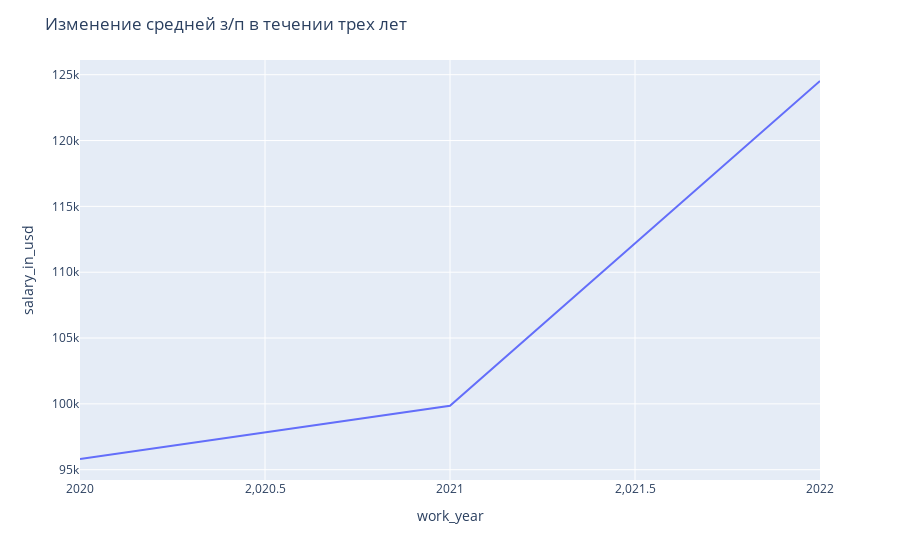

The notebook cell this image was saved under:
### Code cell
year_data = pd.DataFrame(salary_data.groupby('work_year')['salary_in_usd'].mean().reset_index().rename(columns = {'index': 'work_year', 0: 'salary_in_usd'}))

fig = px.line(data_frame = year_data, x = 'work_year', y = 'salary_in_usd')
fig.update_layout(
    title_text = 'Изменение средней з/п в течении трех лет'
)

plotly.io.write_html(fig, 'graphs\\salary_by_year.html')
fig.show()

### Figure 1 — Plotly figure (JSON) as saved in the notebook; plotly's stock layout.template omitted (floating-point values rounded to 4 significant figures)
{"data": [{"hovertemplate": "work_year=%{x}<br>salary_in_usd=%{y}<extra></extra>", "legendgroup": "", "line": {"color": "#636efa", "dash": "solid"}, "marker": {"symbol": "circle"}, "mode": "lines", "name": "", "orientation": "v", "showlegend": false, "type": "scatter", "x": [2020, 2021, 2022], "xaxis": "x", "y": [95813, 99850.0, 124500.0], "yaxis": "y"}], "layout": {"legend": {"tracegroupgap": 0}, "margin": {"t": 60}, "title": {"text": "Изменение средней з/п в течении трех лет"}, "xaxis": {"anchor": "y", "domain": [0, 1], "title": {"text": "work_year"}}, "yaxis": {"anchor": "x", "domain": [0, 1], "title": {"text": "salary_in_usd"}}}}
